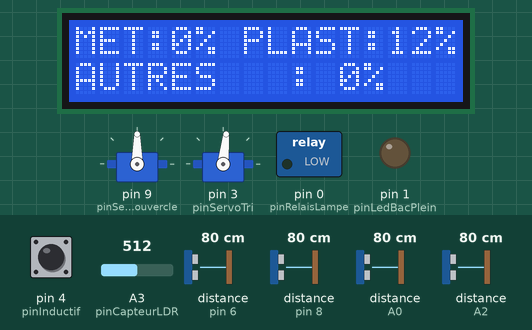
Bench run of a sketch on a simulated Arduino Uno, built with avr-gcc and run on an emulated ATmega328P. Parts: 16×2 character LCD, 2 × servo, switched loads named in the sketch (green lamp = pin HIGH), output pins drawn as LEDs (lit = HIGH). Wiring (inferred from the names in the program): 4 × ultrasonic range finder: trigger pin 2, echo A0 / trigger pin 5, echo pin 6 / trigger pin 7, echo pin 8 / trigger A1, echo A2. Inputs (shaded band) come from the test bench; at power-on: distance to the obstacle (sensors on A0, pin 6, pin 8, A2) 80 cm, pin 4 (pinInductif) HIGH, A3 (pinCapteurLDR) = 512. The echo pulse lasts 58.3 µs per cm; the audio player accepts every command and is not drawn; pins used as bus, display or sensor lines are not drawn.

Above: at 5.4 s.
5.5 s: distance to the obstacle (sensor on A0) set to 28 cm
7.1 s: distance to the obstacle (sensor on A0) set to 22 cm
At 7.9 s:
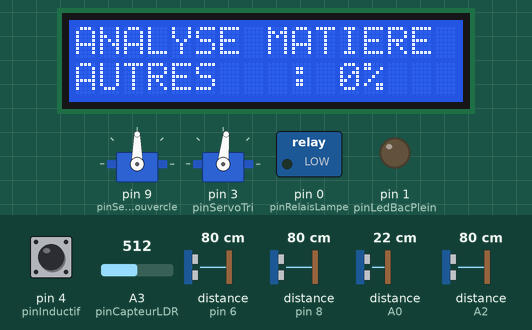
15.8 s: distance to the obstacle (sensor on pin 6) set to 17 cm
At 22.3 s:
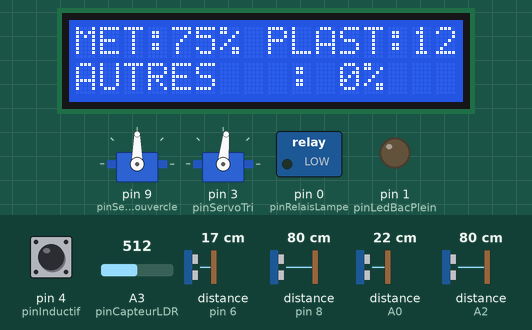
23.9 s: distance to the obstacle (sensor on pin 6) set to 13 cm
33.5 s: distance to the obstacle (sensor on pin 8) set to 120 cm
At 37.2 s:
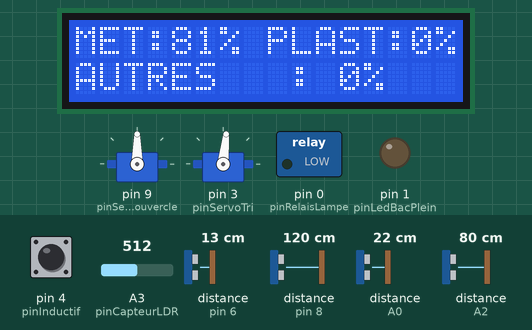
39.3 s: distance to the obstacle (sensor on pin 8) set to 2 cm
At 46.4 s:
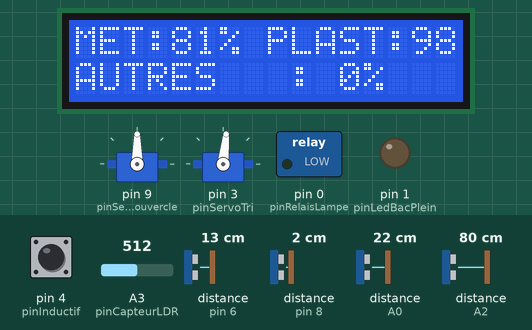
Timing chart, 0 to 49.5 s (numbered marks = the images above; inputs shaded):
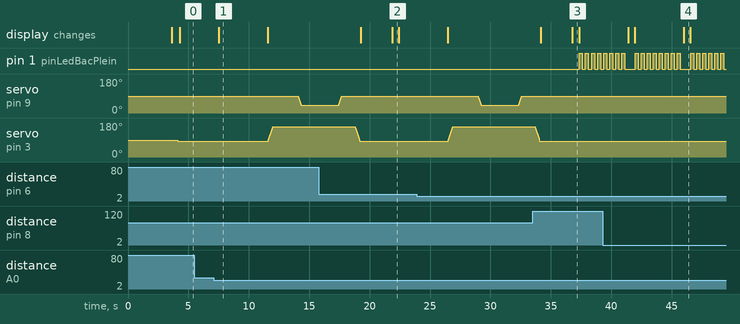

Measured:
- the behaviour switches between 26 and 25 cm on distance to the obstacle (sensor on A0) (found by bisection; images 0 and 1)
- after the input at 5.5 s, every drawn part: stays the same
- after the input at 7.1 s, servo on pin 9 (pinServoCouvercle): 90° → 40° after 7.0 s; servo on pin 3 (pinServoTri): moves from 84° to 160° over 0.34 s, starting after 4.5 s; the display: changes after 0.41 s (image 1)
- after the input at 39.3 s, the display: first differs from a run without the input after 6.7 s (image 4)
- by itself, pin 1 (pinLedBacPlein): repeats every 4.6 s: 3 × (LOW 0.25 s, HIGH 0.25 s), LOW 0.86 s, 4 × (HIGH 0.25 s, LOW 0.25 s), HIGH 0.25 s
- what the display in image 1 shows lasts 4.1 s, from 7.5 s to 11.6 s
- what the display in image 2 shows lasts 0.5 s, from 21.9 s to 22.4 s
- what the display in image 3 shows lasts 0.5 s, from 36.8 s to 37.3 s

The sketch:

Code31.ino.ino
```cpp
#include <Wire.h>                         // Inclut la bibliothèque Wire pour la communication I2C
#include <LiquidCrystal_PCF8574.h>        // Pilote l'écran LCD I2C de manière stable
#include <Servo.h>                        // Inclut la bibliothèque Servo pour contrôler les moteurs
#include <SoftwareSerial.h>               // Pour la communication série
#include <DFRobotDFPlayerMini.h>          // Pour contrôler le DFPlayer Mini

LiquidCrystal_PCF8574 lcd(0x27);          // Initialise l'écran LCD à l'adresse I2C 0x27

Servo servoCouvercle;                     // Servo 1 (Couvercle / Trappe)
Servo servoTri;                           // Servo 2 (Aiguillage interne)

// --- Configuration des Broches ---
const int pinTrigCouvercle = 2;           // Ultrason 1 : Détection présence
const int pinEchoCouvercle = A0;

const int pinInductif = 4;                // Capteur inductif de détection de métal physique

const int pinTrigBacMetal = 5;            // Trigger du bac Métal
const int pinEchoBacMetal = 6;            // Echo du bac Métal

const int pinTrigBacPlastique = 7;        // Trigger du bac Plastique
const int pinEchoBacPlastique = 8;        // Echo du bac Plastique

const int pinTrigBacAutres = A1;          // Trigger du bac Autres (sur A1)
const int pinEchoBacAutres = A2;          // Echo du bac Autres (sur A2)

// --- CONFIGURATION DES BROCHES 0 ET 1 (LIBÉRÉES DU SERIAL) ---
const int pinRelaisLampe = 0;             // Broche 0 (RX) : Relais de l'éclairage crépusculaire
const int pinLedBacPlein = 1;             // Broche 1 (TX) : LED indiquant que le bac est plein

// --- CONFIGURATION MODULE CRÉPUSCULAIRE ---
const int pinCapteurLDR = A3;             // Entrée analogique du capteur LDR (A3)

// --- SEUILS DE LUMINOSITÉ CRÉPUSCULAIRE ---
const int SEUIL_NUIT = 300;               // En dessous de cette valeur -> Nuit (Allume la lampe)
const int SEUIL_JOUR = 450;               // Au-dessus de cette valeur -> Jour (Éteint la lampe)

// Passe à true entre l'envoi de CAPTURE et la réponse de l'ESP32 :
// le crépusculaire considère alors qu'il fait nuit (la lampe reste allumée)
bool forcerNuit = false;

const int pinServoCouvercle = 9;          // Servo 1 (Alimentation externe 5V)
const int pinServoTri = 3;                // Servo 2 (Alimentation externe 5V)

const int pinRX_DFP = 10;                 // RX de l'Arduino (à relier au TX du DFPlayer)
const int pinTX_DFP = 11;                 // TX de l'Arduino (à relier au RX du DFPlayer via 1k)

// --- COMMUNICATION SÉRIE AVEC L'ESP32-CAM ---
SoftwareSerial espSerial(12, 13);

// --- Hauteur interne de chaque bac (en cm) ---
const float hauteurMaxBacPlastique = 90.0;   // Bac plastique
const float hauteurMaxBacMetal     = 65.0;   // Bac métal
const float hauteurMaxBacAutres    = 65.0;   // Bac autres

// --- Son "rien n'a été détecté" dans le DFPlayer ---
// Le fichier doit s'appeler 0012.mp3 dans le dossier MP3 de la carte SD (change le numéro si besoin)
const int SON_RIEN_DETECTE = 12;

// --- Initialisation des objets Audio ---
SoftwareSerial monSerialAudio(pinRX_DFP, pinTX_DFP);
DFRobotDFPlayerMini monDFPlayer;

// Variables globales pour le niveau des 3 bacs
int remplissageMetal = 0;
int remplissagePlastique = 0;
int remplissageAutres = 0;

// Détection du vidage d'un bac (même s'il n'a pas atteint 80%) :
// re-mesure périodique, mais la valeur affichée ne change que si le niveau BAISSE nettement
const unsigned long intervalleControleVidage = 5000;   // ms entre deux contrôles
const int SEUIL_VIDAGE = 10;                           // baisse minimale (en points de %) pour valider un vidage
unsigned long dernierControleVidage = 0;

// Prototypage des fonctions
void gererEclairageCrepusculaire();
void attenteAvecCrepusculaire(unsigned long millisecondes);
void bougerServoDoucement(Servo &monServo, int angleCible);
void calculerNiveauxBacs();
void afficherNiveaux();
bool unBacEstPlein();
void verifierVidageBacs();
void viderBufferEsp();
bool attendreReponseEsp(String &reponseSortie, unsigned long timeoutMs);

void setup() {
  Wire.begin();
  Wire.setClock(100000);

  lcd.begin(16, 2);
  lcd.setBacklight(255);

  lcd.setCursor(0, 0);
  lcd.print("   BIENVENUE A");
  lcd.setCursor(0, 1);
  lcd.print("ERIC'S SMARTBIN");

  // --- Configuration des broches 0 et 1 ---
  pinMode(pinRelaisLampe, OUTPUT);
  pinMode(pinLedBacPlein, OUTPUT);
  pinMode(pinCapteurLDR, INPUT);

  digitalWrite(pinRelaisLampe, LOW);      // Relais éteint au démarrage
  digitalWrite(pinLedBacPlein, LOW);      // LED bac plein éteinte au démarrage

  // --- Initialisation des ports séries ---
  espSerial.begin(9600);                  // Pour communiquer avec l'ESP32-CAM

  // --- Initialisation Audio ---
  monSerialAudio.begin(9600);
  if (monDFPlayer.begin(monSerialAudio, false, true)) {
    monDFPlayer.volume(30);
    monDFPlayer.playMp3Folder(1);         // Son d'accueil au démarrage (son 1)
  }

  attenteAvecCrepusculaire(3000);
  lcd.clear();

  pinMode(pinTrigCouvercle, OUTPUT);
  pinMode(pinEchoCouvercle, INPUT);

  pinMode(pinInductif, INPUT_PULLUP);

  // Configuration des 3 capteurs de niveau de bacs
  pinMode(pinTrigBacMetal, OUTPUT);
  pinMode(pinEchoBacMetal, INPUT);
  pinMode(pinTrigBacPlastique, OUTPUT);
  pinMode(pinEchoBacPlastique, INPUT);
  pinMode(pinTrigBacAutres, OUTPUT);
  pinMode(pinEchoBacAutres, INPUT);

  servoCouvercle.attach(pinServoCouvercle);
  servoTri.attach(pinServoTri);

  // --- ÉTATS INITIAUX : Les deux servomoteurs sont positionnés à 90° ---
  servoCouvercle.write(90);
  attenteAvecCrepusculaire(500);
  servoTri.write(84);
  attenteAvecCrepusculaire(100);

  // CORRECTION OSCILLATION : Libération des servos au repos
  servoCouvercle.detach();
  servoTri.detach();

  // --- CALCUL INITIAL DES NIVEAUX DE REMPLISSAGE (une seule fois au démarrage) ---
  calculerNiveauxBacs();
}

void loop() {
  // --- 0. GESTION CONTINUE DE L'ÉCLAIRAGE CRÉPUSCULAIRE ---
  gererEclairageCrepusculaire();

  // --- 1. Mesure de la présence utilisateur (Ultrason 1) ---
  long dureePres, distancePres;
  digitalWrite(pinTrigCouvercle, LOW);
  delayMicroseconds(2);
  digitalWrite(pinTrigCouvercle, HIGH);
  delayMicroseconds(10);
  digitalWrite(pinTrigCouvercle, LOW);
  dureePres = pulseIn(pinEchoCouvercle, HIGH, 30000);
  distancePres = (dureePres / 2) / 29.1;

  // Détection fixée à 24 cm
  if (distancePres <= 24 && distancePres > 0) {

    // Si un bac est marqué plein, on re-mesure d'abord : il a peut-être été vidé depuis
    if (unBacEstPlein()) {
      calculerNiveauxBacs();
      dernierControleVidage = millis();
    }

    // Sécurité : Si l'un des 3 bacs atteint ou dépasse 80%
    if (unBacEstPlein()) {
      lcd.setCursor(0, 0);
      lcd.print("BAC PLEIN !     ");
      lcd.setCursor(0, 1);
      lcd.print("DEPOT IMPOSSIBLE");

      if (remplissagePlastique >= 80 && remplissageMetal >= 80 && remplissageAutres >= 80) {
        monDFPlayer.playMp3Folder(11);       // Tous les bacs sont pleins
      } else if (remplissagePlastique >= 80) {
        monDFPlayer.playMp3Folder(8);        // Plastique plein
      } else if (remplissageMetal >= 80) {
        monDFPlayer.playMp3Folder(9);        // Métal plein
      } else if (remplissageAutres >= 80) {
        monDFPlayer.playMp3Folder(10);       // Autres plein
      }

      // CLIGNOTEMENT DE LA LED BAC PLEIN SUR LA BROCHE 1
      for (int i = 0; i < 8; i++) {
        digitalWrite(pinLedBacPlein, HIGH);
        attenteAvecCrepusculaire(250);
        digitalWrite(pinLedBacPlein, LOW);
        attenteAvecCrepusculaire(250);
      }

      lcd.clear();
    }
    else {
      // --- Traitement du dépôt ---
      lcd.setCursor(0, 0);
      lcd.print("ANALYSE MATIERE ");

      monDFPlayer.playMp3Folder(2);

      String resultatEsp = "";
      bool cycleAnnule = false;   // Passe à true si rien n'a été détecté

      // Fenêtre d'analyse de 4 secondes : on surveille le capteur inductif PENDANT toute la durée
      bool metalDetecte = false;
      unsigned long debutAnalyse = millis();
      while (millis() - debutAnalyse < 4000) {
        gererEclairageCrepusculaire();
        if (digitalRead(pinInductif) == HIGH) {
          metalDetecte = true;
        }
      }

      // VÉRIFICATION DU CAPTEUR INDUCTIF
      if (metalDetecte) {
        // --- CAS 1 : DÉCHET MÉTALLIQUE ---
        lcd.setCursor(0, 0);
        lcd.print("DECHET: METAL   ");
        monDFPlayer.playMp3Folder(3);        // Son 3 : Métal détecté

        bougerServoDoucement(servoTri, 160);
        attenteAvecCrepusculaire(2000);
        bougerServoDoucement(servoCouvercle, 40);
        attenteAvecCrepusculaire(3000);

        // Repli
        bougerServoDoucement(servoCouvercle, 90);
        attenteAvecCrepusculaire(1000);
        bougerServoDoucement(servoTri, 84);
      }
      else {
        // --- CAS 2 : PAS DE MÉTAL -> DOUBLE ENVOI CAPTURE À L'ESP32-CAM ---
        // On envoie CAPTURE une 1re fois (réponse ignorée pour purger l'ancien état),
        // puis une 2e fois et on ne conserve que la 2e réponse.
        espSerial.listen();   // On écoute l'ESP32 (et plus le DFPlayer)
        viderBufferEsp();

        forcerNuit = true;                // Considère qu'il fait nuit pendant la capture/analyse
        gererEclairageCrepusculaire();

        // 1er envoi CAPTURE (réponse ignorée)
        String premiereReponse = "";
        espSerial.println("CAPTURE");
        attendreReponseEsp(premiereReponse, 10000);
        viderBufferEsp();

        // 2e envoi CAPTURE (seule réponse retenue)
        String deuxiemeReponse = "";
        espSerial.println("CAPTURE");
        bool reponseRecue = attendreReponseEsp(deuxiemeReponse, 10000);
        viderBufferEsp();

        forcerNuit = false;               // Fin de la phase d'analyse : retour à la LDR réelle
        gererEclairageCrepusculaire();

        monSerialAudio.listen();   // On redonne l'écoute au DFPlayer

        resultatEsp = reponseRecue ? deuxiemeReponse : "";

        if (reponseRecue && resultatEsp == "plastique") {
          // --- SOUS-CAS : PLASTIQUE ---
          lcd.setCursor(0, 0);
          lcd.print("DECHET:PLASTIQUE");
          monDFPlayer.playMp3Folder(6);        // Son 6 : Plastique détecté

          bougerServoDoucement(servoCouvercle, 170);
          attenteAvecCrepusculaire(4000);

          // Repli
          bougerServoDoucement(servoCouvercle, 90);
          attenteAvecCrepusculaire(1000);
          bougerServoDoucement(servoTri, 84);
        }
        else if (reponseRecue && resultatEsp == "autres") {
          // --- SOUS-CAS : AUTRES DÉCHETS (Papier / Carton) ---
          lcd.setCursor(0, 0);
          lcd.print("DECHET: AUTRES  ");
          monDFPlayer.playMp3Folder(7);        // Son 7 : Autres déchets détectés

          bougerServoDoucement(servoTri, 15);
          attenteAvecCrepusculaire(2000);
          bougerServoDoucement(servoCouvercle, 40);
          attenteAvecCrepusculaire(3000);

          // Repli
          bougerServoDoucement(servoCouvercle, 90);
          attenteAvecCrepusculaire(1000);
          bougerServoDoucement(servoTri, 84);
        }
        else {
          // --- SOUS-CAS : RIEN / BACKGROUND OU PAS DE RÉPONSE ---
          cycleAnnule = true;
          lcd.setCursor(0, 0);
          lcd.print("RIEN DETECTE    ");
          lcd.setCursor(0, 1);
          lcd.print("CYCLE ANNULE    ");

          if (reponseRecue && resultatEsp == "rien") {
            monDFPlayer.playMp3Folder(SON_RIEN_DETECTE);
          }
          attenteAvecCrepusculaire(3000);
        }
      }

      lcd.clear();

      // Mise à jour du niveau + sons de niveau seulement si un déchet a bien été trié
      if (!cycleAnnule) {
        monDFPlayer.playMp3Folder(4);          // Son 4 : Mise à jour niveau
        calculerNiveauxBacs();
        attenteAvecCrepusculaire(2500);

        monDFPlayer.playMp3Folder(5);          // Son 5 : Merci pour le tri
      }
    }
  }

  // --- Mode Veille ---
  if (millis() - dernierControleVidage > intervalleControleVidage) {
    verifierVidageBacs();
    dernierControleVidage = millis();
  }

  afficherNiveaux();

  attenteAvecCrepusculaire(500);
}

// =======================================================================
// FONCTIONS UTILITAIRES
// =======================================================================

bool attendreReponseEsp(String &reponseSortie, unsigned long timeoutMs) {
  unsigned long debut = millis();
  reponseSortie = "";

  while (millis() - debut < timeoutMs) {
    gererEclairageCrepusculaire();
    if (espSerial.available() > 0) {
      String ligne = espSerial.readStringUntil('\n');
      ligne.trim();
      if (ligne == "plastique" || ligne == "autres" || ligne == "rien") {
        reponseSortie = ligne;
        return true;
      }
    }
  }
  return false;
}

void viderBufferEsp() {
  unsigned long t0 = millis();
  while (millis() - t0 < 30) {
    while (espSerial.available() > 0) {
      espSerial.read();
      t0 = millis();
    }
  }
}

/**
 * Fonction : gererEclairageCrepusculaire
 * Mesure la luminosité sur A3 et contrôle le relais de la lampe sur la broche 0
 */
void gererEclairageCrepusculaire() {
  int luminosite = analogRead(pinCapteurLDR);

  if (forcerNuit) {
    luminosite = 1023;
  }

  if (luminosite < SEUIL_NUIT) {
    digitalWrite(pinRelaisLampe, HIGH); // Mettre LOW si le relais est Active LOW
  }
  else if (luminosite > SEUIL_JOUR) {
    digitalWrite(pinRelaisLampe, LOW);  // Mettre HIGH si le relais est Active LOW
  }
}

/**
 * Fonction : attenteAvecCrepusculaire
 * Remplace delay() pour garder une vérification de l'éclairage active pendant les pauses
 */
void attenteAvecCrepusculaire(unsigned long millisecondes) {
  unsigned long debut = millis();
  while (millis() - debut < millisecondes) {
    gererEclairageCrepusculaire();
  }
}

void bougerServoDoucement(Servo &monServo, int angleCible) {
  if (&monServo == &servoCouvercle) {
    monServo.attach(pinServoCouvercle);
  } else if (&monServo == &servoTri) {
    monServo.attach(pinServoTri);
  }

  int angleActuel = monServo.read();

  if (angleActuel < angleCible) {
    for (int pos = angleActuel; pos <= angleCible; pos++) {
      monServo.write(pos);
      attenteAvecCrepusculaire(5);
    }
  } else {
    for (int pos = angleActuel; pos >= angleCible; pos--) {
      monServo.write(pos);
      attenteAvecCrepusculaire(5);
    }
  }

  attenteAvecCrepusculaire(100);
  monServo.detach();
}

bool unBacEstPlein() {
  return (remplissagePlastique >= 80 || remplissageMetal >= 80 || remplissageAutres >= 80);
}

void verifierVidageBacs() {
  int ancienMetal = remplissageMetal;
  int ancienPlastique = remplissagePlastique;
  int ancienAutres = remplissageAutres;

  calculerNiveauxBacs();

  if (remplissageMetal > ancienMetal - SEUIL_VIDAGE)         remplissageMetal = ancienMetal;
  if (remplissagePlastique > ancienPlastique - SEUIL_VIDAGE) remplissagePlastique = ancienPlastique;
  if (remplissageAutres > ancienAutres - SEUIL_VIDAGE)       remplissageAutres = ancienAutres;
}

void afficherNiveaux() {
  lcd.setCursor(0, 0);
  lcd.print("MET:");
  lcd.print(remplissageMetal);
  lcd.print("% PLAST:");
  lcd.print(remplissagePlastique);
  lcd.print("%   ");

  lcd.setCursor(0, 1);
  lcd.print("AUTRES   : ");
  lcd.print(remplissageAutres);
  lcd.print("%   ");
}

void calculerNiveauxBacs() {
  long durMet, distMet;
  digitalWrite(pinTrigBacMetal, LOW);  delayMicroseconds(2);
  digitalWrite(pinTrigBacMetal, HIGH); delayMicroseconds(10);
  digitalWrite(pinTrigBacMetal, LOW);
  durMet = pulseIn(pinEchoBacMetal, HIGH, 30000);
  distMet = (durMet / 2) / 29.1;

  long durPlas, distPlas;
  digitalWrite(pinTrigBacPlastique, LOW);  delayMicroseconds(2);
  digitalWrite(pinTrigBacPlastique, HIGH); delayMicroseconds(10);
  digitalWrite(pinTrigBacPlastique, LOW);
  durPlas = pulseIn(pinEchoBacPlastique, HIGH, 30000);
  distPlas = (durPlas / 2) / 29.1;

  long durAut, distAut;
  digitalWrite(pinTrigBacAutres, LOW);  delayMicroseconds(2);
  digitalWrite(pinTrigBacAutres, HIGH); delayMicroseconds(10);
  digitalWrite(pinTrigBacAutres, LOW);
  durAut = pulseIn(pinEchoBacAutres, HIGH, 30000);
  distAut = (durAut / 2) / 29.1;

  if (distMet > hauteurMaxBacMetal) distMet = hauteurMaxBacMetal;
  if (distPlas > hauteurMaxBacPlastique) distPlas = hauteurMaxBacPlastique;
  if (distAut > hauteurMaxBacAutres) distAut = hauteurMaxBacAutres;

  remplissageMetal = ((hauteurMaxBacMetal - distMet) / hauteurMaxBacMetal) * 100;
  remplissagePlastique = ((hauteurMaxBacPlastique - distPlas) / hauteurMaxBacPlastique) * 100;
  remplissageAutres = ((hauteurMaxBacAutres - distAut) / hauteurMaxBacAutres) * 100;

  if (remplissageMetal < 0) remplissageMetal = 0;
  if (remplissagePlastique < 0) remplissagePlastique = 0;
  if (remplissageAutres < 0) remplissageAutres = 0;
}
```
